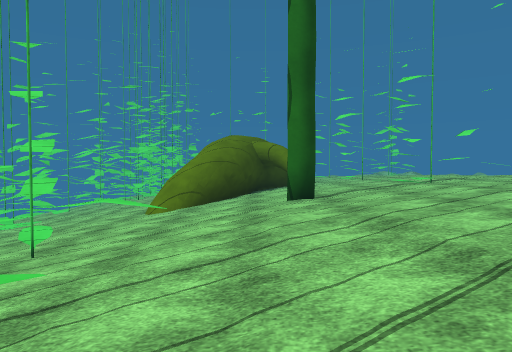
view 1 (above)

19 first-person views from a walk through a scene from a Unity 3-D project. The camera is 1.4 m above the floor, tilts 2° down and sees 70° across. The floor is counted in squares, 1.95 m on a side. Each view is taken from the middle of a square. On the plan, view 1 faces up. The plan holds only what a view shows up to about 11 squares ahead; the rest is blank. The place goes on beyond the plan. The player is left out. Some animated figures are not drawn. Surface patterns are stand-ins for the level's own textures.

view 2
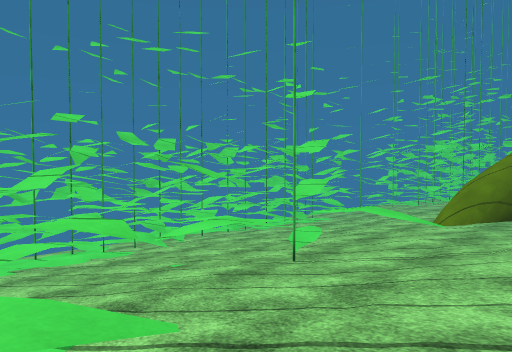

view 3
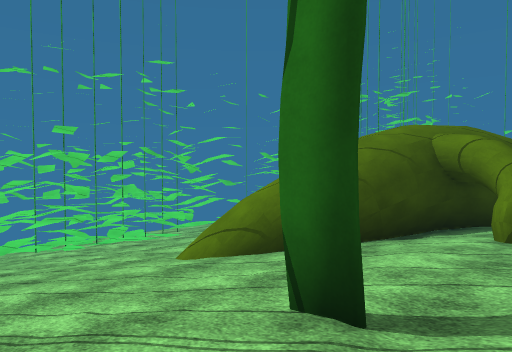

view 4
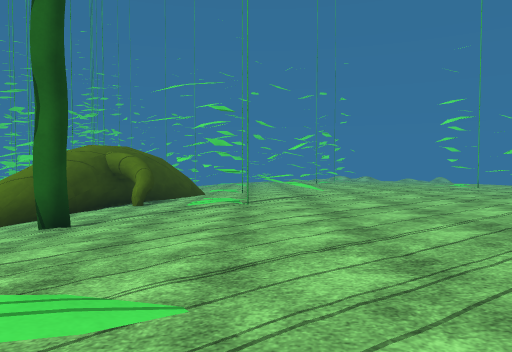

view 5
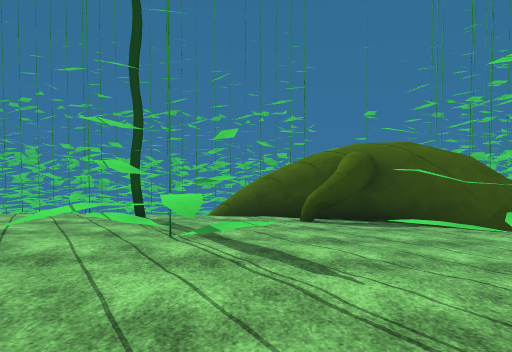

view 6
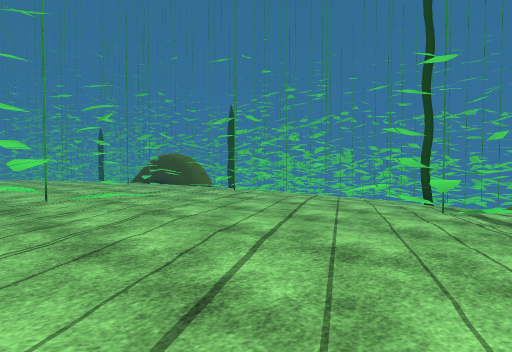

view 7
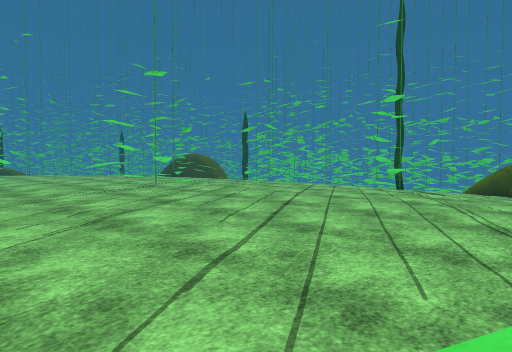

view 8
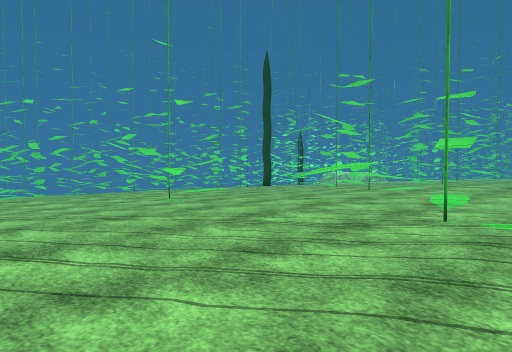

view 9
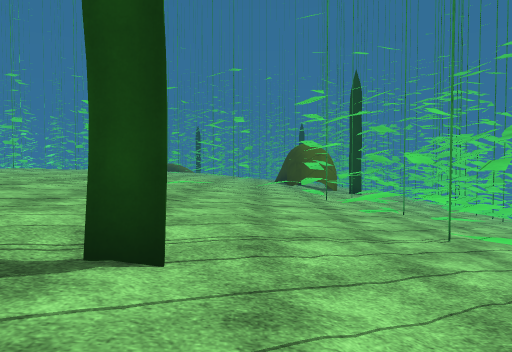

view 10
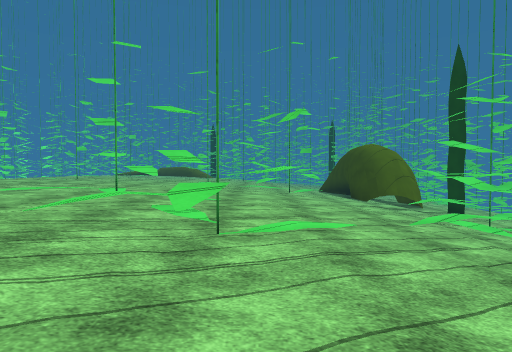

view 11
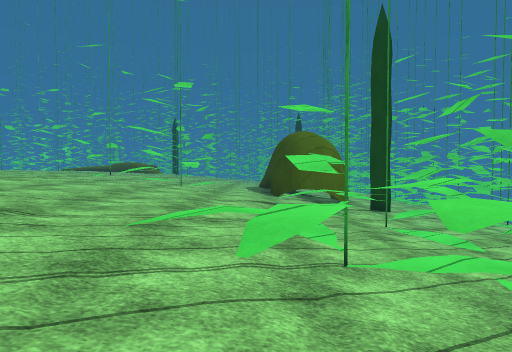

view 12
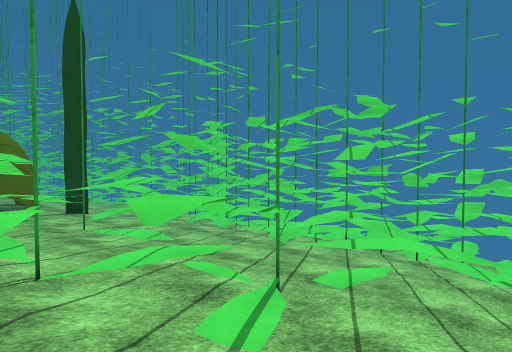

view 13
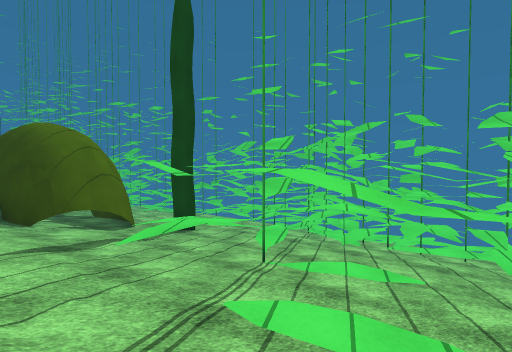

view 14
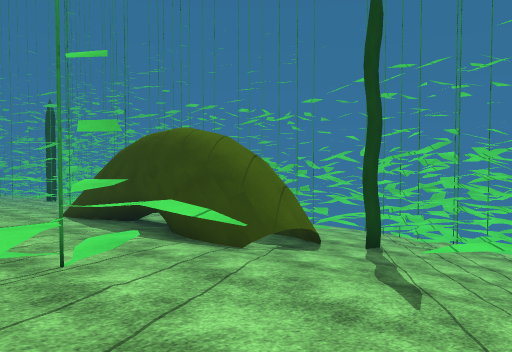

view 15
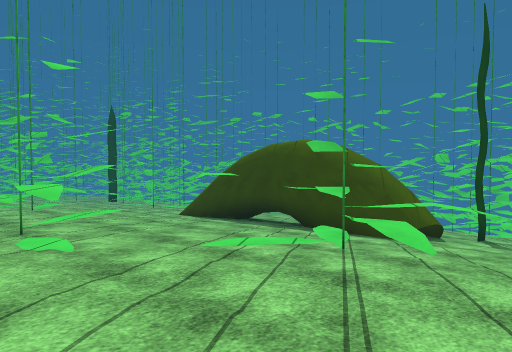

view 16
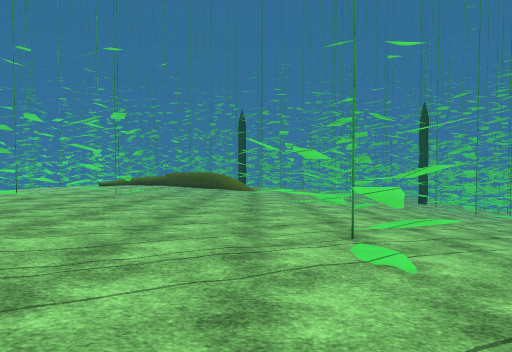

view 17
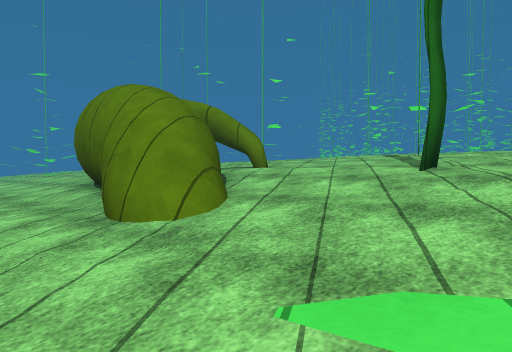

view 18
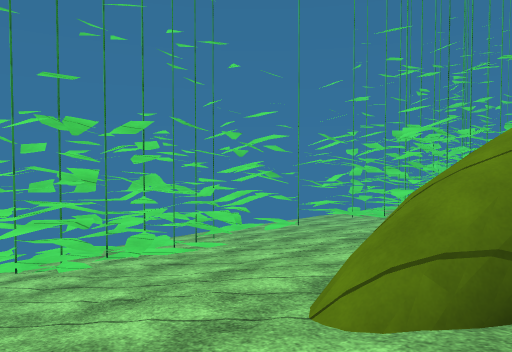

view 19
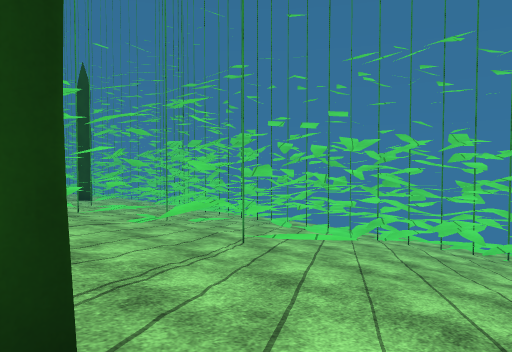

### Floor plan
Key: @ floor where view 1 was taken; # wall or solid block; . main floor; : floor 0.25 m higher than the main floor; - floor 0.25 m lower than the main floor; + floor 0.5 m higher than the main floor; _ floor 0.5 m lower than the main floor; < floor 0.75 m lower than the main floor; ( floor 1.5 m lower than the main floor; ! floor 1.75 m lower than the main floor; ? floor 2 m lower than the main floor; / step, stairs or slope; = window, fence, low wall or low ledge; ^ raised ledge.
Columns run from 8 left of view 1 to 18 right of it. Each row starts with its distance up from view 1.
 12  #/////# #_#^/. ....#.
 11  #/////###/#...::.....
 10  ###/(##/#-...:::::.:.
  9  ##?/(##//-#..:::::::.
  8  ##////////.^#:::::::
  7  #///////#.#.::::::::...
  6  ##///////...:::++::::....-
  5  ##//#//////:::: ^+:::....-
  4  ##?/##/////.:: ^^#+:#.^..-
  3  ##//#////..:::+ /++::^#..
  2  #^/##^///.#:::++ ++:: ..
  1  ##/^^#^//##:::++++#::..
  0  ##//#^^@//.:: ++++ ^:.
 -1  ##///#///..^^::+++^^:
 -2  #?//#////.  ^::++++:
 -3 ###//^#/////.:::+++
 -4 ###/^##/////.:::++#
 -5 #^!?////<_#//:::/+
 -6 ###?#(//#^-/..::::
 -7 ## ?!#=/##^....:
 -8 #////##////-#..:
 -9 ##//! #////##/.#:
-10    // #////#^#....
-11       #/////-.....
-12       #//////......
-13        ///##--......
-14        ///###--.....
-15       /////__ --.^.^^
-16       ///// /_---#^.#

Where each view was taken, in squares from view 1:
view 1: 0 up, 0 right, facing up
view 2: 1 up, 0 right, facing up-left
view 3: 5 up, 2 right, facing up-left
view 4: 1 up, 4 right, facing up
view 5: 9 up, 8 right, facing left
view 6: 10 up, 10 right, facing down-left
view 7: 12 up, 13 right, facing down-left
view 8: 8 up, 7 right, facing down-right
view 9: 9 up, 0 right, facing down
view 10: 5 up, 2 right, facing down
view 11: 3 up, 1 left, facing down
view 12: 3 up, 1 left, facing down-left
view 13: 0 up, 0 right, facing down-left
view 14: 3 down, 2 right, facing down-left
view 15: 4 down, 5 right, facing down-left
view 16: 5 down, 5 right, facing down
view 17: 5 up, 4 left, facing up-right
view 18: 6 up, 1 left, facing up-left
view 19: 8 up, 1 right, facing down-left
